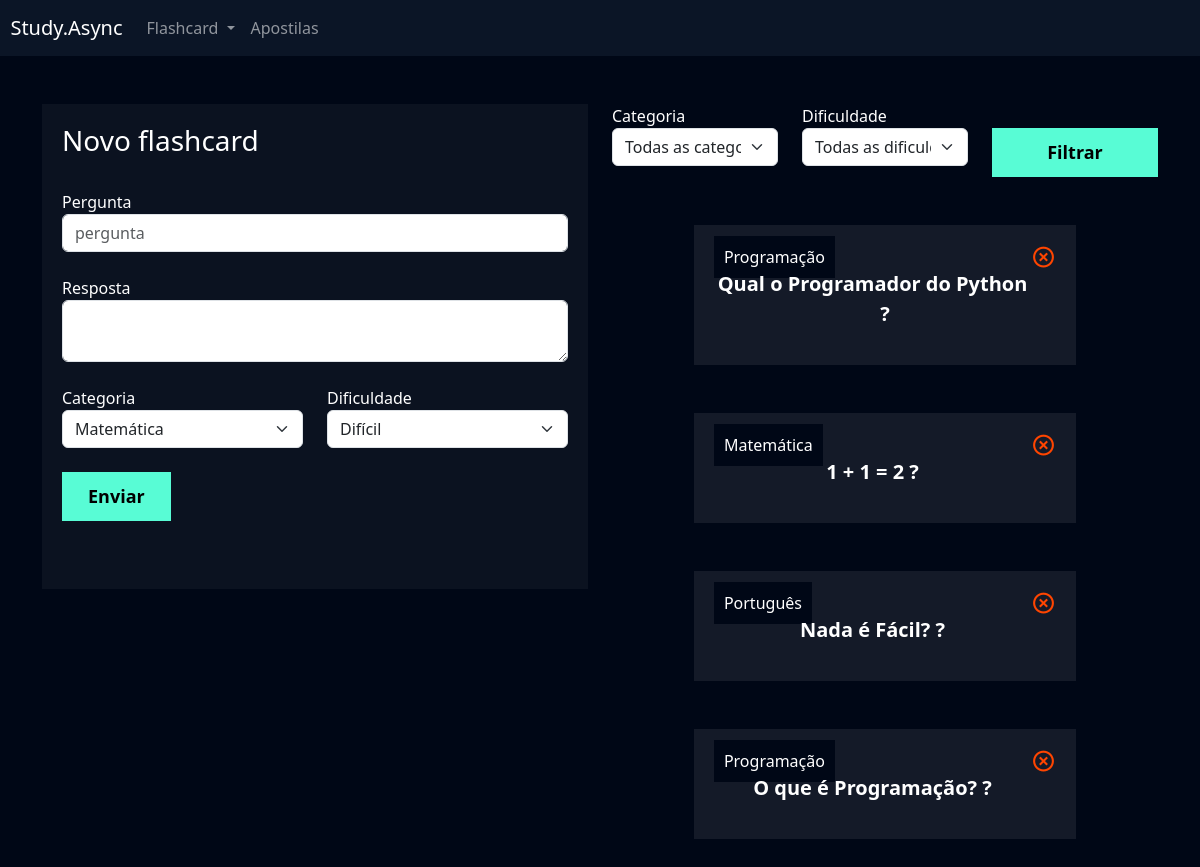
Page /flashcard/novo_flashcard/ (signed in) on the earlier database version.
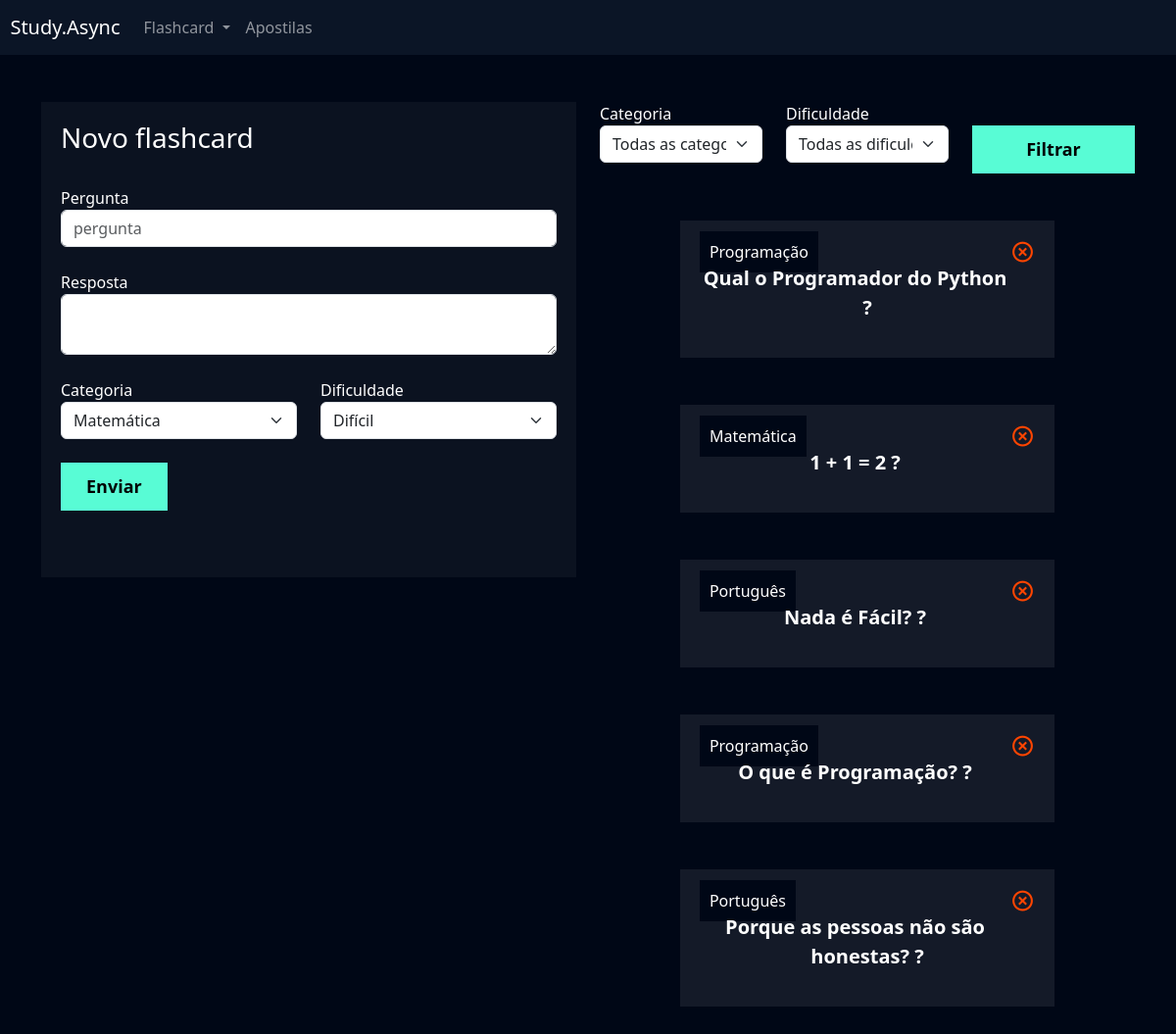
Same page on the later database version.
### flashcard/models.py (models this page shows, shortened)
class Flashcard(models.Model):
    DIFICULDADE_CHOICES = (('D', 'Difícil'), ('M', 'Médio'), ('F', 'Fácil'))
    user = models.ForeignKey(User, on_delete=models.DO_NOTHING)
    pergunta = models.CharField(max_length=100)
    resposta = models.TextField()
    categoria = models.ForeignKey(Categoria, on_delete=models.DO_NOTHING)
    dificuldade = models.CharField(max_length=1, choices=DIFICULDADE_CHOICES)

class Categoria(models.Model):
    nome = models.CharField(max_length=20)
    def __str__(self):
        return self.nome

### flashcard/views.py (the view, shortened to what this page needs)
# urls.py: path('novo_flashcard/', views.novo_flashcard, name="novo_flashcard"),
def novo_flashcard(request):
    if not request.user.is_authenticated:
        return redirect('/usuarios/logar')
    if request.method == "GET":
        categorias = Categoria.objects.all()
        dificuldades = Flashcard.DIFICULDADE_CHOICES
        flashcards = Flashcard.objects.filter(user=request.user)
        categoria_filtrar = request.GET.get('categoria')
        dificuldade_filtrar = request.GET.get("dificulfdade")
        if categoria_filtrar:
            flashcards = flashcards.filter(categoria__id=categoria_filtrar)
        if dificuldade_filtrar:
            flashcards = flashcards.filter(dificuldade=dificuldade_filtrar)
        return render(request,'novo_flashcard.html',{'categorias': categorias,'dificuldades': dificuldades,'flashcards': flashcards,})

### flashcard/templates/novo_flashcard.html (shortened to what the changed rows need)
{% extends "base.html" %}
{% load static %}
{% block 'cabecalho' %}
    <link href="{% static 'usuarios/css/cadastro.css' %}" rel="stylesheet">
    <link href='https://unpkg.com/boxicons@2.1.4/css/boxicons.min.css' rel='stylesheet'>
    <link href="{% static 'flashcard/css/novo_flashcard.css' %}" rel="stylesheet">
{% endblock 'cabecalho' %}
{% block 'conteudo' %}
    <div class="container">
        <br>
        <br>
        <div class="row">
            <div class="col-md">
                <br>
                <br>
                {% for flash in flashcards %}
                    <div class="box-new-flashcard" onclick="flip_card({{flash.id}})">
                        <div class="flashcard ">
                            <div class="flashcard-categoria">
                                {{flash.categoria}}
                            </div>
                            <a href="{% url 'deletar_flashcard' flash.id %}"><i class='icone-exit bx bx-x-circle'></i></a>                          <br>
                            <div class="flashcard-box-item">
                                <p class="flashcard-item">{{flash.pergunta}} ?</p>
                            </div>
                        </div>
                    </div>
                    <br>
                    <br>
                {% endfor %}
                <br>
                <br>
            </div>
        </div>
    </div>
{% endblock 'conteudo' %}

Differences in the rows shown:
added Flashcard: categoria "Português", pergunta "Porque as pessoas não são honestas?"
